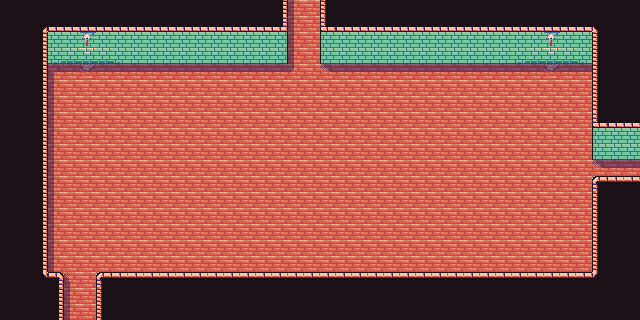

A 2D game scene composited from a Tiled map and its tileset images. What follows is a short description and the map's XML, with each tile layer's data collapsed to a summary:
An orthogonal 40x20 tile map with 16x16 px tiles, 3 tile layers (prototype, base, shadows) and 3 objects (north_exit, south_exit, east_exit).

<map version="1.10" tiledversion="1.10.2" orientation="orthogonal" renderorder="right-down" width="40" height="20" tilewidth="16" tileheight="16" infinite="0" nextlayerid="21" nextobjectid="12">
 <tileset firstgid="1" source="../TangerineTavernPNG_PetricakeGames.tsx" />
 <layer id="1" name="prototype" width="40" height="20">
  <data>[800 cells, 800 non-empty, 4 distinct tile ids]</data>
 </layer>
 <layer id="19" name="base" width="40" height="20">
  <data>[800 cells, 800 non-empty, 26 distinct tile ids]</data>
 </layer>
 <layer id="18" name="shadows" width="40" height="20">
  <data>[800 cells, 55 non-empty, 6 distinct tile ids]</data>
 </layer>
 <objectgroup id="20" name="objects_01">
  <object id="9" name="north_exit" x="303.75" y="4">
   <point />
  </object>
  <object id="10" name="south_exit" x="80.333" y="318.667">
   <point />
  </object>
  <object id="11" name="east_exit" x="638.125" y="168.24">
   <properties>
    <property name="MatchOutsideMap" type="bool" value="true" />
   </properties>
   <point />
  </object>
 </objectgroup>
</map>
